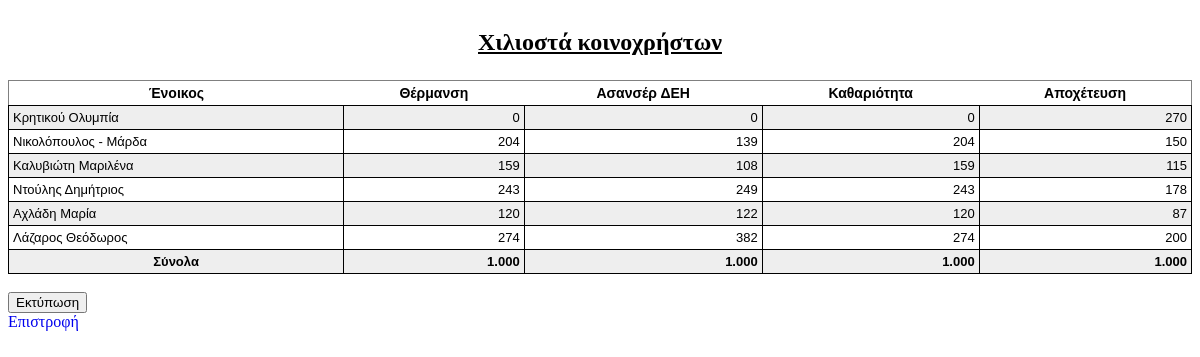
The app's page /xiliosta/ with its own data.
### koi/models.py (models this page shows, shortened)
class Category(models.Model):
    category = models.CharField(
        max_length=50, unique=True, verbose_name='Κατηγορία')
    class Meta:
        ordering = ['category']
        verbose_name = 'Κατηγορία'
        verbose_name_plural = 'Κατηγορίες'

class Diamerisma(models.Model):
    name = models.CharField(max_length=50, unique=True,
                            verbose_name='Διαμέρισμα')
    num = models.IntegerField(unique=True, verbose_name='Αριθμός')
    orofos = models.IntegerField(default=0, verbose_name='Όροφος')
    sizesm = models.DecimalField(
        decimal_places=2, max_digits=7, verbose_name='Μέγεθος τ.μ.')
    owner = models.CharField(max_length=50, verbose_name='Ιδιοκτήτης')
    guest = models.CharField(max_length=50, verbose_name='Ένοικος')
    class Meta:
        ordering = ['num']
        verbose_name = 'Διαμέρισμα'
        verbose_name_plural = 'Διαμερίσματα'

### koi/views.py (the view)
# urls.py: path('xiliosta/', views.xiliosta_view, name='xiliosta'),
def xiliosta_view(request):
    categories = mdl.Category.objects.order_by('id')
    xiliosta = mdl.Xiliosta.objects.order_by('diamerisma')
    tdi = {}
    ttot = {'name': 'Σύνολα'}
    for cat in categories:
        ttot[cat.category] = 0
    for xil in xiliosta:
        dname = xil.diamerisma.guest
        ddi = {'name': dname}
        for cat in categories:
            ddi[cat.category] = 0
        tdi[dname] = tdi.get(dname, ddi)
        tdi[dname][xil.category.category] = xil.xiliosta
        ttot[xil.category.category] += xil.xiliosta
    return render(request,
                  'koi/xiliosta.html',
                  {'categories': categories, 'xiliosta': tdi, 'totals': ttot})

### koi/templates/koi/xiliosta.html
{% load static %}
<!DOCTYPE html>
<html>
  <head>
    <link rel="stylesheet" type="text/css" href="{% static 'koi/tbllandscape.css' %}">
  </head>
  <body>
    <h1 align="center"><span style="font-size:18pt; text-decoration:underline;"><b>Χιλιοστά κοινοχρήστων</b></span></h1>
    <table width="100%" border="1" cellpadding="1" cellspacing="0">
      <tbody>
        <tr>
          <th align="center">Ένοικος</th>
          {% for cat in categories %}
          <th align="center">{{ cat.category }}</th>
          {% endfor %}
        </tr>
        {% for xiliosto in xiliosta.values %}
        <tr>
          {% for cname, col in xiliosto.items %}
          {% if cname == 'name' %}
          <td>
            {{ col }}
          </td>
          {% else %}
          <td align="right">{{ col }}</td>
          {% endif %}
          {% endfor %}
        </tr>
        {% endfor %}
        <tr>
          {% for tname,tot in totals.items %}
          {% if tname == 'name' %}
          <td align="center"><b>{{ tot }}</b></td>
          {% else %}
          <td align="right"><b>{{ tot }}</b></td>
          {% endif %}
          {% endfor %}
        </tr>
      </tbody>
    </table>
    <br>
    <button onclick="javascript:window.print()" class="no-print">Εκτύπωση</button>
    <br>
    <a class="no-print" href=" {% url 'koi:index' %}">Επιστροφή</a>
  </body>
</html>

### koi/static/koi/tbllandscape.css (style rules this page uses)
a:link { text-decoration: none; }
table { font-family: arial, sans-serif; border-collapse: collapse; width: 100%; }
td, th { border: 1px solid #000000; padding: 4px; }
th { font-size: 14px; }
td { font-size: 13px; }
tr:nth-child(even) { background-color: #eeeeee; }
.tableNoOutline td, th { border: 0px solid #000000; padding: 4px; }

### records on screen
Category: category "Θέρμανση"
Category: category "Ασανσέρ ΔΕΗ"
Category: category "Καθαριότητα"
Category: category "Αποχέτευση"
Diamerisma: xiliosto "Κρητικού Ολυμπία"
Diamerisma: xiliosto "Νικολόπουλος - Μάρδα"
Diamerisma: xiliosto "Καλυβιώτη Μαριλένα"
Diamerisma: xiliosto "Ντούλης Δημήτριος"
Diamerisma: xiliosto "Αχλάδη Μαρία"
Diamerisma: xiliosto "Λάζαρος Θεόδωρος"

### other values on screen
{{ col }} "0" "0" "0" "270" "204" "139" "204" "150" "159" "108" "159" "115" "243" "249" "243" "178" "120" "122" "120" "87" "274" "382" "274" "200"
{{ tot }} "Σύνολα"
{{ tot }} "1.000" "1.000" "1.000" "1.000"
